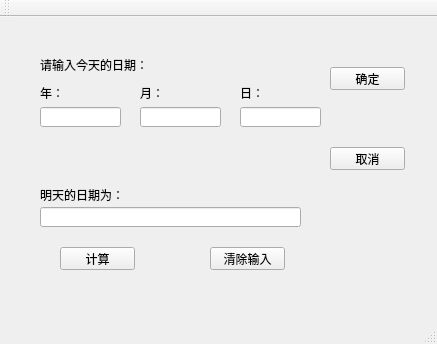
<?xml version="1.0" encoding="UTF-8"?>
<ui version="4.0">
 <class>MainWindow</class>
 <widget class="QMainWindow" name="MainWindow">
  <property name="geometry">
   <rect>
    <x>0</x>
    <y>0</y>
    <width>437</width>
    <height>344</height>
   </rect>
  </property>
  <property name="windowTitle">
   <string>MainWindow</string>
  </property>
  <widget class="QWidget" name="centralWidget">
   <widget class="QPushButton" name="pushButton">
    <property name="geometry">
     <rect>
      <x>330</x>
      <y>50</y>
      <width>75</width>
      <height>23</height>
     </rect>
    </property>
    <property name="text">
     <string>确定</string>
    </property>
   </widget>
   <widget class="QPushButton" name="pushButton_2">
    <property name="geometry">
     <rect>
      <x>330</x>
      <y>130</y>
      <width>75</width>
      <height>23</height>
     </rect>
    </property>
    <property name="text">
     <string>取消</string>
    </property>
   </widget>
   <widget class="QPushButton" name="pushButton_3">
    <property name="geometry">
     <rect>
      <x>60</x>
      <y>230</y>
      <width>75</width>
      <height>23</height>
     </rect>
    </property>
    <property name="text">
     <string>计算</string>
    </property>
   </widget>
   <widget class="QPushButton" name="pushButton_4">
    <property name="geometry">
     <rect>
      <x>210</x>
      <y>230</y>
      <width>75</width>
      <height>23</height>
     </rect>
    </property>
    <property name="text">
     <string>清除输入</string>
    </property>
   </widget>
   <widget class="QLabel" name="label">
    <property name="geometry">
     <rect>
      <x>40</x>
      <y>40</y>
      <width>151</width>
      <height>16</height>
     </rect>
    </property>
    <property name="text">
     <string>请输入今天的日期：</string>
    </property>
   </widget>
   <widget class="QLineEdit" name="lineEdit">
    <property name="geometry">
     <rect>
      <x>40</x>
      <y>90</y>
      <width>81</width>
      <height>20</height>
     </rect>
    </property>
   </widget>
   <widget class="QLineEdit" name="lineEdit_2">
    <property name="geometry">
     <rect>
      <x>140</x>
      <y>90</y>
      <width>81</width>
      <height>20</height>
     </rect>
    </property>
   </widget>
   <widget class="QLineEdit" name="lineEdit_3">
    <property name="geometry">
     <rect>
      <x>240</x>
      <y>90</y>
      <width>81</width>
      <height>20</height>
     </rect>
    </property>
   </widget>
   <widget class="QLineEdit" name="lineEdit_4">
    <property name="geometry">
     <rect>
      <x>40</x>
      <y>190</y>
      <width>261</width>
      <height>20</height>
     </rect>
    </property>
   </widget>
   <widget class="QLabel" name="label_2">
    <property name="geometry">
     <rect>
      <x>40</x>
      <y>170</y>
      <width>141</width>
      <height>16</height>
     </rect>
    </property>
    <property name="text">
     <string>明天的日期为：</string>
    </property>
   </widget>
   <widget class="QLabel" name="label_3">
    <property name="geometry">
     <rect>
      <x>40</x>
      <y>70</y>
      <width>54</width>
      <height>12</height>
     </rect>
    </property>
    <property name="text">
     <string>年：</string>
    </property>
   </widget>
   <widget class="QLabel" name="label_4">
    <property name="geometry">
     <rect>
      <x>140</x>
      <y>70</y>
      <width>54</width>
      <height>12</height>
     </rect>
    </property>
    <property name="text">
     <string>月：</string>
    </property>
   </widget>
   <widget class="QLabel" name="label_5">
    <property name="geometry">
     <rect>
      <x>240</x>
      <y>70</y>
      <width>54</width>
      <height>12</height>
     </rect>
    </property>
    <property name="text">
     <string>日：</string>
    </property>
   </widget>
  </widget>
  <widget class="QMenuBar" name="menuBar">
   <property name="geometry">
    <rect>
     <x>0</x>
     <y>0</y>
     <width>437</width>
     <height>23</height>
    </rect>
   </property>
  </widget>
  <widget class="QToolBar" name="mainToolBar">
   <attribute name="toolBarArea">
    <enum>TopToolBarArea</enum>
   </attribute>
   <attribute name="toolBarBreak">
    <bool>false</bool>
   </attribute>
  </widget>
  <widget class="QStatusBar" name="statusBar"/>
 </widget>
 <layoutdefault spacing="6" margin="11"/>
 <resources/>
 <connections/>
</ui>
